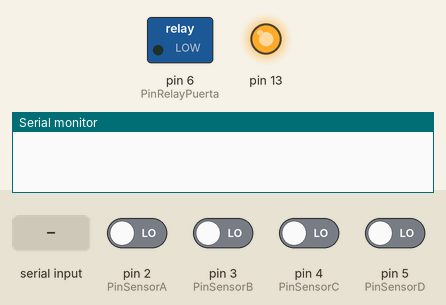
Simulated run of this sketch. Board: Arduino Uno, built with avr-gcc and run on an emulated ATmega328P. Shown: switched loads named in the sketch (green lamp = pin HIGH), output pins drawn as LEDs (lit = HIGH), the last lines printed to the serial monitor. Dashed ring = blinking. The inputs (shaded band) are chosen by the test bench; at power-on: pin 2 (PinSensorA), pin 3 (PinSensorB), pin 4 (PinSensorC), pin 5 (PinSensorD) LOW. Pins used as bus, display or sensor lines are not drawn.

Above: at 1.4 s.
1.5 s: "O\n" received over Serial
At 4.0 s:
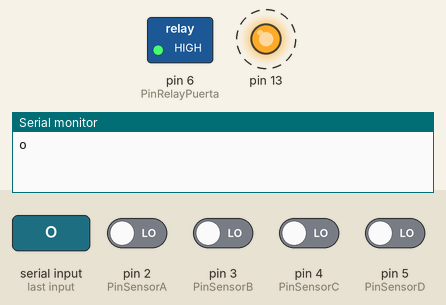
6.7 s: pin 2 (PinSensorA) driven HIGH
At 10.6 s:
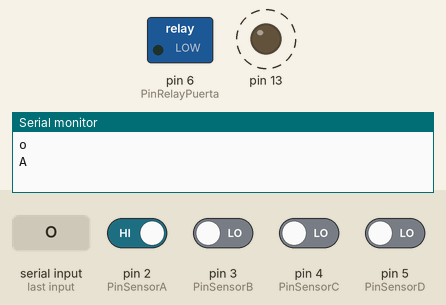
Timing chart, 0 to 16.2 s (numbered marks = the images above; inputs shaded):
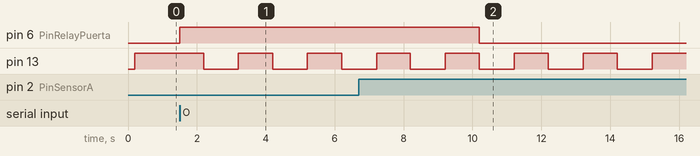

The sketch:

Bluetooth_Android.ino
```cpp
#include <TimerOne.h>
int ledState = LOW;
static String inputString = "";         // a string to hold incoming data
static boolean stringComplete = false;  // whether the string is complete


const int PinSensorA=2;            // boton conectado al pin 4
const int PinSensorB=3;
const int PinSensorC=4;
const int PinSensorD=5;
const int PinRelayPuerta=6;
const int PinBluetoothReset=7;

const int tiempoAntirebote =10;


int comandos=0;
int TiempoEnmascarado=30;
int TiempoApertura=5;

static  int CONTADOR=0;
int cuenta =0;          //Guarda el numero de veces que el boton ha sido presionado
static int estadoBotonA=0;
static int memA=0;
static int estadoBotonAnteriorA=0;
static int estadoBotonB=0;
static int memB=0;
static int estadoBotonAnteriorB=0;
static int estadoBotonC=0;
static int memC=0;
static int estadoBotonAnteriorC=0;
static int estadoBotonD=0;
static int memD=0;
static int estadoBotonAnteriorD=0;

/*Función antirebote*/
boolean antirebote  (int pin ) {
int  contador =0;
boolean estado;            // guarda el estado del boton
boolean estadoAnterior;    // guarda el ultimo estado del boton

  do {
    estado = digitalRead (pin);
    if (estado != estadoAnterior ){  // comparamos el estado actual
      contador = 0;                   // reiniciamos el contador
      estadoAnterior = estado;
    }
    else{
      contador = contador +1;       // aumentamos el contador en 1
    }
    delay(1);
  }
  while (contador < tiempoAntirebote);
  return estado;
}

void serialEvent() {
  while (Serial.available()) {

    // get the new byte:
    char inChar = (char)Serial.read();
   //  Serial.println(inChar);
    // add it to the inputString:
    inputString += inChar;
    // if the incoming character is a newline, set a flag
    // so the main loop can do something about it:
    if (inChar == '\n') {
      stringComplete = true;

    }


  }
}

void setup (){
  Serial.begin(9600);   //Iniciamos la comunicacion serial
  pinMode(PinSensorA,INPUT); // Alarma de Intrusion
  pinMode(PinSensorB,INPUT); // alarma de Intrusion
  pinMode(PinSensorC,INPUT); // alarma de Apertura
  pinMode(PinRelayPuerta,OUTPUT);
  pinMode(PinBluetoothReset,OUTPUT);

 digitalWrite(PinBluetoothReset,HIGH);
 delay(100);
 digitalWrite(PinBluetoothReset,LOW);
 delay(100);
 digitalWrite(PinBluetoothReset,HIGH);
 digitalWrite(PinRelayPuerta,LOW);

 pinMode(13,OUTPUT);
 digitalWrite(13,HIGH);
 inputString.reserve(100);

  Timer1.initialize(1000000);
  Timer1.attachInterrupt(blinkLED); // blinkLED to run every 0.15 seconds

}

void Funcion(char var){

  switch(var){


    case 'F':
        Serial.write ("f\r\n");//Fake alarm
        break;

    case 'L':
        Serial.write ("l\r\n");//Loop
        break;

    case 'E':
        Serial.write ("e\r\n");//conexion exitosa del bluetooth
        break;

    case 'B':
        Serial.write ("b\r\n");  // reset bluetooth
        digitalWrite(PinBluetoothReset,LOW);
        delay(100);
        digitalWrite(PinBluetoothReset,HIGH);
        break;

    case 'O':
      Serial.write ("o\r\n");
      CONTADOR=0;
      digitalWrite(PinRelayPuerta,HIGH);
      break;

    default:
      break;

    }

  inputString = "";
  stringComplete = false;
  }

void loop () {

   if (stringComplete) {
      Funcion(inputString[0]);
      }

  if (memA){

         Serial.write ("A\r\n");         //checamos  si esta preionado y si lo esta
         delay(TiempoEnmascarado*1000);
          memA=0;

   }
   if (stringComplete) {

    Funcion(inputString[0]);}

 if (memB){

         Serial.write ("B\r\n");         //checamos  si esta preionado y si lo esta
         delay(TiempoEnmascarado*1000);
         memB=0;

   }
  if (stringComplete) {

    Funcion(inputString[0]);}


    if (memC){

         Serial.write ("C\r\n");         //checamos  si esta preionado y si lo esta
         delay(TiempoEnmascarado*1000);
         memC=0;

   }
  if (stringComplete) {

    Funcion(inputString[0]);}


    if (memD){

         Serial.write ("D\r\n");         //checamos  si esta preionado y si lo esta
         delay(TiempoEnmascarado*1000);
          memD=0;

   }
    if (stringComplete) {

    Funcion(inputString[0]);}


  }


void blinkLED(void)
{
  if (ledState == LOW) {
    ledState = HIGH;


  estadoBotonA =digitalRead (PinSensorA);              //leemos el estado del boton

  if ((estadoBotonA  != estadoBotonAnteriorA)||(estadoBotonA==1)) {     //si hay cambio con respeto al estado
    if (antirebote (PinSensorA)){
      memA=1;

    }
  }
  estadoBotonAnteriorA = estadoBotonA;


  estadoBotonB =digitalRead (PinSensorA);              //leemos el estado del boton

  if ((estadoBotonB  != estadoBotonAnteriorB)||(estadoBotonB==1)) {     //si hay cambio con respeto al estado
    if (antirebote (PinSensorB)){
      memB=1;

    }
  }
  estadoBotonAnteriorB = estadoBotonB;


  estadoBotonC =digitalRead (PinSensorC);              //leemos el estado del boton

  if ((estadoBotonC != estadoBotonAnteriorC)||(estadoBotonC==1)) {     //si hay cambio con respeto al estado
    if (antirebote (PinSensorC)){
      memC=1;

    }
  }
  estadoBotonAnteriorC = estadoBotonC;


  estadoBotonD =digitalRead (PinSensorD);              //leemos el estado del boton

  if ((estadoBotonD  != estadoBotonAnteriorD)||(estadoBotonD==1)) {     //si hay cambio con respeto al estado
    if (antirebote (PinSensorD)){
      memD=1;

    }
  }
  estadoBotonAnteriorD = estadoBotonD;

  } else {

    ledState = LOW;

   CONTADOR++;
  if(CONTADOR==TiempoApertura){
    digitalWrite(PinRelayPuerta,LOW);//open Door Timer
    }
  }
  digitalWrite(13,ledState);

}
```

Measured:
- after the input at 1.5 s, pin 6 (PinRelayPuerta): LOW → HIGH at once
- by itself, pin 13: alternates HIGH for 0.98 s and LOW for 1.0 s
